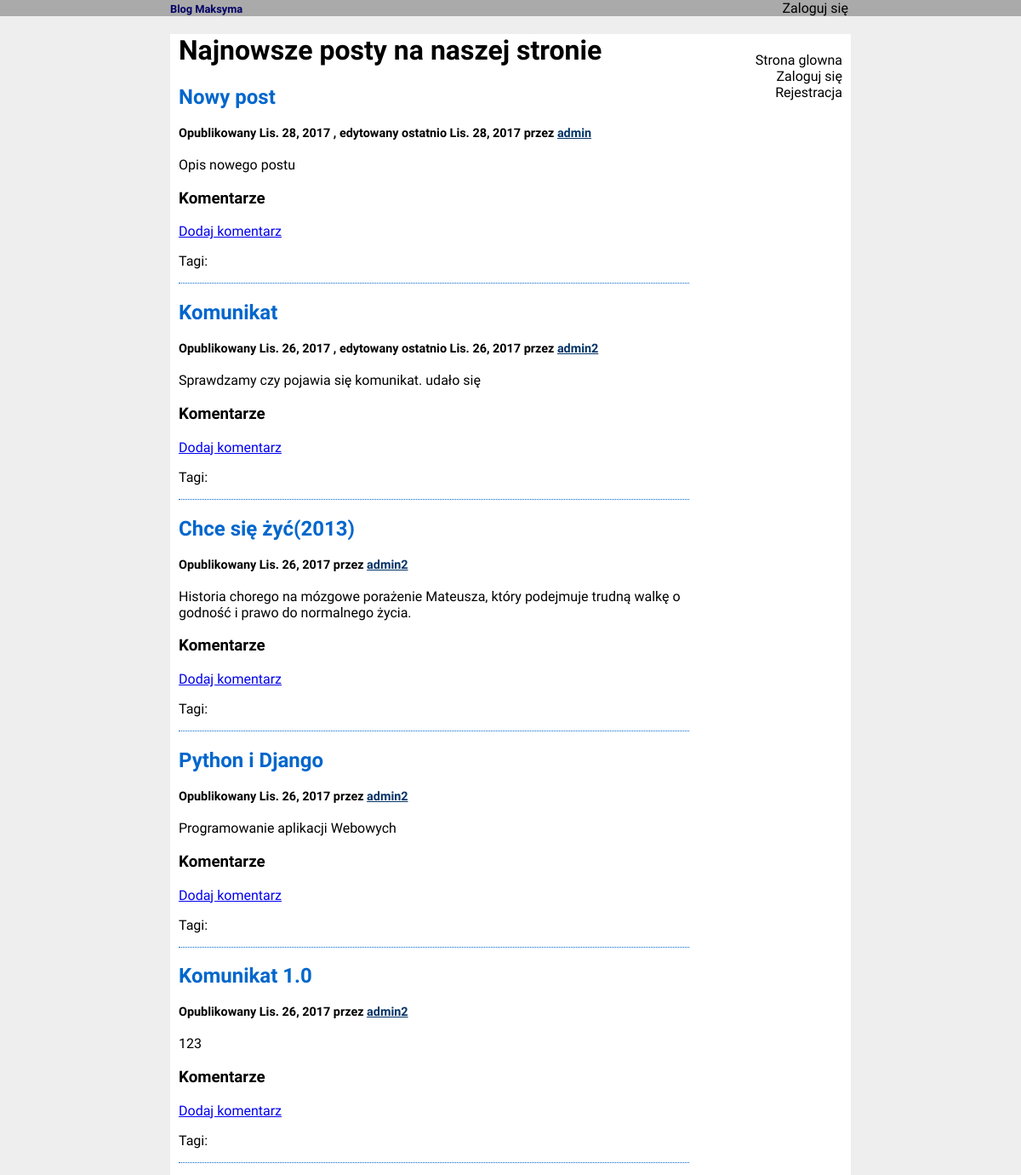
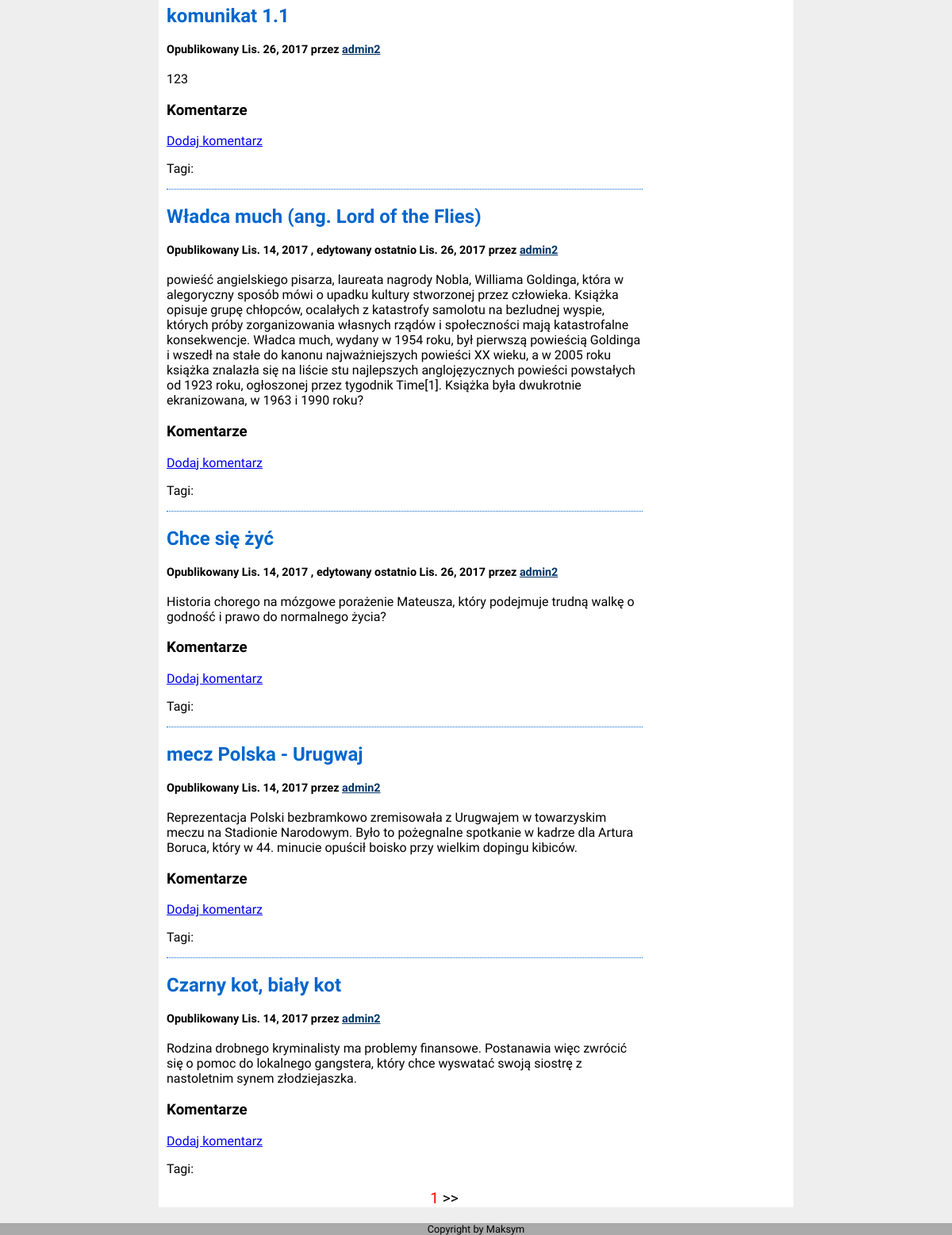
The app's page /, older data (2 pictures, top to bottom).
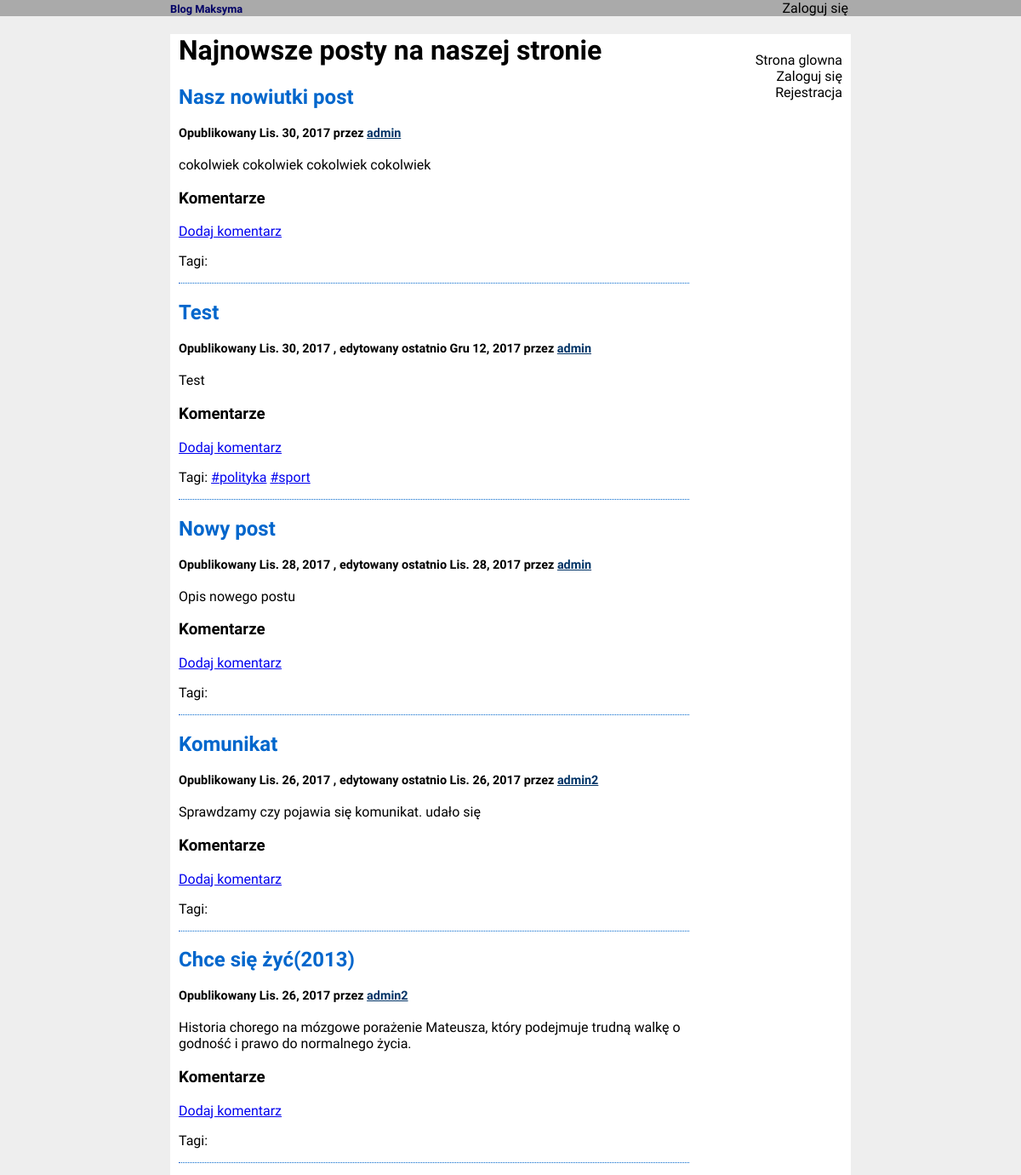
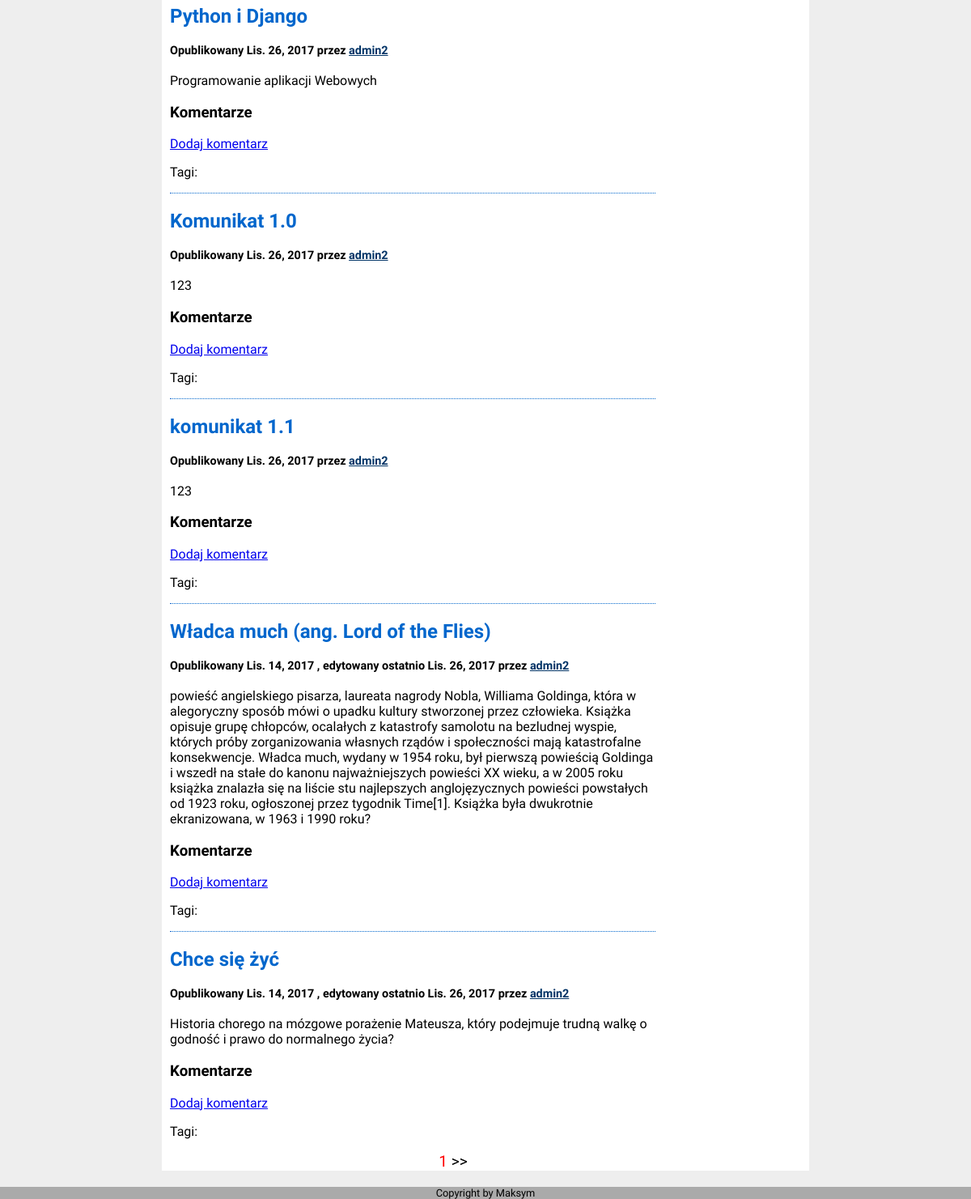
The same page, newer data (2 pictures, top to bottom).
### blog/models.py (models this page shows, shortened)
class Post(models.Model):
	title  = models.CharField(max_length=200)
	content = models.CharField(max_length=10000)
	publish_date = models.DateField(default=datetime.datetime.now)
	edit_date	= models.DateField(null=True)
	user = models.ForeignKey(User)
	tags = models.ManyToManyField(Tag)
	class Meta:
		ordering = ['-publish_date']

class Tag(models.Model):
	name = models.CharField(max_length=200)

### blog/views.py (the view)
# urls.py: url(r'^$', views.index, name="index"),
def index(request, page='1'):
	page = int(page)
	posts = Post.objects.all()
	startPost = (page-1) * POSTS_PER_PAGE
	endPost = page * POSTS_PER_PAGE
	if startPost > len(posts):
		raise Http404
	for post in posts:
		post.comments = Comment.objects.filter(post=post)
	context = {
		'posts' : posts[startPost:endPost],
		'page' : page,
		'isFirst': (page == 1),
		'isLast': endPost >= len(posts),
		'nextPage': page+1,
		'prevPage': page-1,
	}
	return render(request, 'blog/index.html', context)

### blog/templates/blog/index.html (shortened to what this page needs)
{% extends 'blog/base.html' %}
{% block head %}
	{% load static %}
	<link rel=stylesheet type="text/css" href="{% static 'blog/index.css' %}">
{% endblock %}
{% block content %}
	<h1>Najnowsze posty na naszej stronie</h1>
	<div id="posts">
		{% for post in posts %}
			<div class="post">
				<h2>{{ post.title }}</h2>
				<h4>Opublikowany  {{ post.publish_date }}
					{% if post.edit_date %}
					, edytowany ostatnio {{ post.edit_date }}
					{% endif %}
		 			przez <a href="{% url 'user_name' post.user.username %}">{{ post.user.username }}<a/>
		 		</h4>
				<p> {{ post.content }}</p>
				<h3> Komentarze </h3>
				<p><a href="{% url 'add_new_comment' post.id %}">Dodaj komentarz</a></p>
				{% if post.tags %}
					<p> Tagi:
						{% for tag in post.tags.all %}
							<a href="{% url 'tag_view' tag.name %}">#{{ tag.name }}</a>
						{% endfor %}
					</p>
				{% endif %}
			</div>
		{% endfor %}
	</div>
	<div id="pageSelect">
		<div>
			{{ page }}
			{% if not isLast %}
				<a href="{% url 'index' nextPage %}"> >> </a>
			{% endif %}
		</div>
	</div>
{% endblock %}

Row changes from the older to the newer data that the page shows:
no longer on this page (row unchanged): Post: title "mecz Polska - Urugwaj", publish_date "Lis. 14, 2017", user.username "admin2", content "Reprezentacja Polski bezbramkowo zremisowała z Urugwajem w towarzyskim meczu na Stadionie Narodowym. Było to pożegnalne spotkanie w kadrze dla Artura Boruca, który w 44. minucie opuścił boisko przy wielkim dopingu kibiców.", shows "Tagi:"
no longer on this page (row unchanged): Post: title "Czarny kot, biały kot", publish_date "Lis. 14, 2017", user.username "admin2", content "Rodzina drobnego kryminalisty ma problemy finansowe. Postanawia więc zwrócić się o pomoc do lokalnego gangstera, który chce wyswatać swoją siostrę z nastoletnim synem złodziejaszka.", shows "Tagi:"
added Post: title "Nasz nowiutki post", publish_date "Lis. 30, 2017", user.username "admin", content "cokolwiek cokolwiek cokolwiek cokolwiek", shows "Tagi:"
added Post: title "Test", publish_date "Lis. 30, 2017", edit_date "Gru 12, 2017", user.username "admin", content "Test"
now on this page (row unchanged): Tag: name "polityka"
now on this page (row unchanged): Tag: name "sport"
